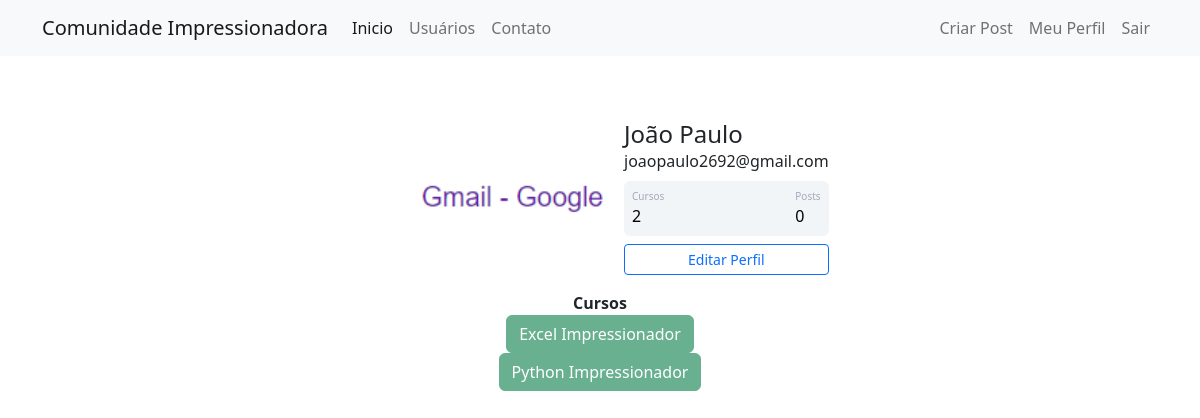
The page /perfil (signed in) on the database its author committed.
### comunidadeimpressionadora/models.py (models this page shows)
class Usuario(database.Model, UserMixin):
    id = database.Column(database.Integer, primary_key=True)
    username = database.Column(database.String, nullable=False)
    senha = database.Column(database.String, nullable=False, unique=True)
    email = database.Column(database.String, nullable=False)
    foto_perfil = database.Column(database.String, default='default.jpg')
    post = database.relationship('Post',backref='autor', lazy=True)
    cursos = database.Column(database.String, nullable=False, default='Não informado')

### comunidadeimpressionadora/routes.py (the view)
@app.route('/perfil')
@login_required
def perfil():
    foto_perfil = url_for('static', filename='fotos_perfil/{}'.format(current_user.foto_perfil))
    return render_template('perfil.html', foto_perfil=foto_perfil)

### comunidadeimpressionadora/models.py (called while the page is built)
@login_manager.user_loader
def load_usuario(id_usuario):
    return Usuario.query.get(int(id_usuario))

### comunidadeimpressionadora/templates/perfil.html (shortened to what this page needs)
{% extends 'base.html' %}
{% block body %}
   <div class="container mt-5 d-flex justify-content-center">
            <div class="card p-3">
                <div class="d-flex align-items-center">
                    <div class="image pe-2">
                <img src="{{ foto_perfil }}" class="rounded" width="200" >
                </div>
                <div class="ml-3 w-100">
                   <h4 class="mb-0 mt-0">{{ current_user.username }}</h4>
                   <span>{{ current_user.email }}</span>
                   <div class="p-2 mt-2 bg-primary d-flex justify-content-between rounded text-white stats">
                    {% if 'Não informado' in current_user.cursos %}
                    <div class="d-flex flex-column">
                        <span class="articles">Cursos</span>
                        <span class="number1">0</span>
                    </div>
                       {% else %}
                       <div class="d-flex flex-column">
                        <span class="articles">Cursos</span>
                        <span class="number1">{{current_user.cursos.count(';')+1 }}</span>
                    </div>
                       {% endif %}
                    <div class="d-flex flex-column">
                        <span class="rating">Posts</span>
                        <span class="number3">0</span>
                    </div>
                   </div>
                   <div class="button mt-2 d-flex flex-row align-items-center">
                    <a class="w-100" href="{{ url_for('editar_perfil') }}"><button class="btn btn-sm btn-outline-primary w-100">Editar Perfil</button>
                   </div></a>
                </div>
                </div>
            </div>
         </div>
<div class="row justify-content-center">
    <div class="col col-4" style="text-align: center">
        <strong>Cursos</strong><br>
        {% for curso in current_user.cursos.split(';') %}
            <button type="button" class="btn btn-success" disabled>{{ curso }}</button>
        {% endfor %}
    </div>
</div>
{% endblock %}

### comunidadeimpressionadora/static/main.css (style rules this page uses)
.card { width: 400px; border: none; border-radius: 10px; background-color: #fff; }
.stats { background: #f2f5f8 !important; color: #000 !important; }
.articles { font-size:10px; color: #a1aab9; }
.number1 { font-weight:500; }
.rating { font-size:10px; color: #a1aab9; }
.number3 { font-weight:500; }

### rows shown on the page
Usuario: username "João Paulo", email "joaopaulo2692@gmail.com", cursos "2"

### other values the page prints
{{ curso }} "Excel Impressionador" "Python Impressionador"
